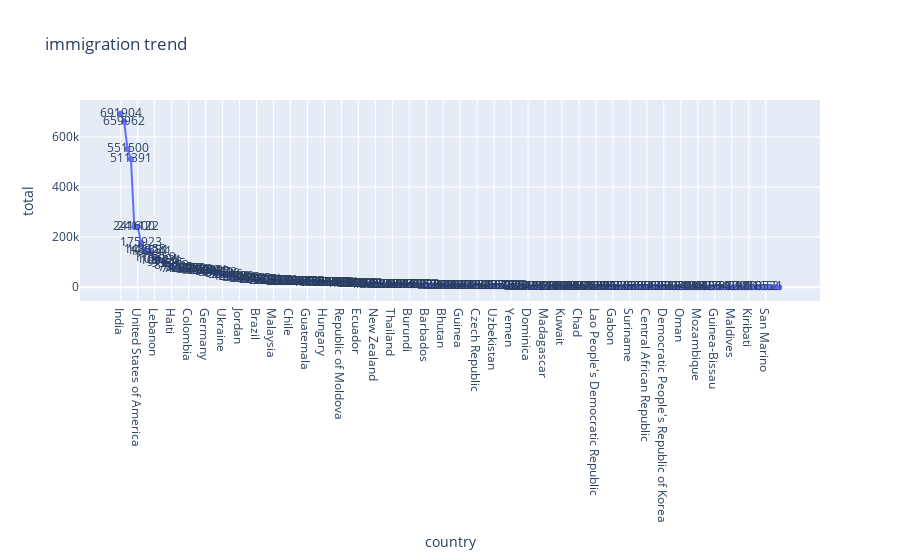

The code cell stored with this chart in its notebook:
### Code cell
px.line(df, x='country', y='total', title='immigration trend', text='total')

### Figure 1 — Plotly figure (JSON) as saved in the notebook; plotly's stock layout.template omitted (floating-point values rounded to 4 significant figures; data arrays with more than 128 entries replaced by an {"elided": "..."} marker saying what was removed)
{"data": [{"hovertemplate": "country=%{x}<br>total=%{text}<extra></extra>", "legendgroup": "", "line": {"color": "#636efa", "dash": "solid"}, "marker": {"symbol": "circle"}, "mode": "lines+markers+text", "name": "", "orientation": "v", "showlegend": false, "text": {"elided": "195 int values"}, "type": "scatter", "x": {"elided": "195 str values"}, "xaxis": "x", "y": {"elided": "195 int values"}, "yaxis": "y"}], "layout": {"legend": {"tracegroupgap": 0}, "title": {"text": "immigration trend"}, "xaxis": {"anchor": "y", "domain": [0, 1], "title": {"text": "country"}}, "yaxis": {"anchor": "x", "domain": [0, 1], "title": {"text": "total"}}}}
